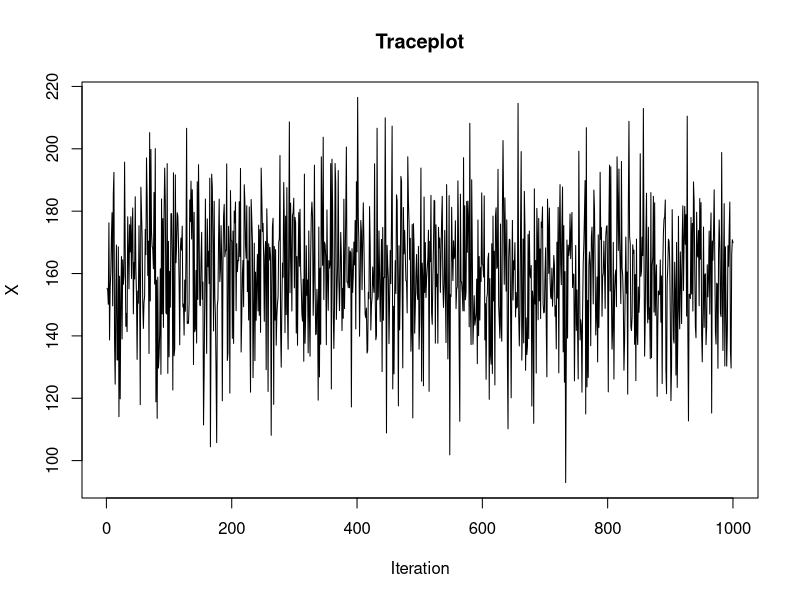
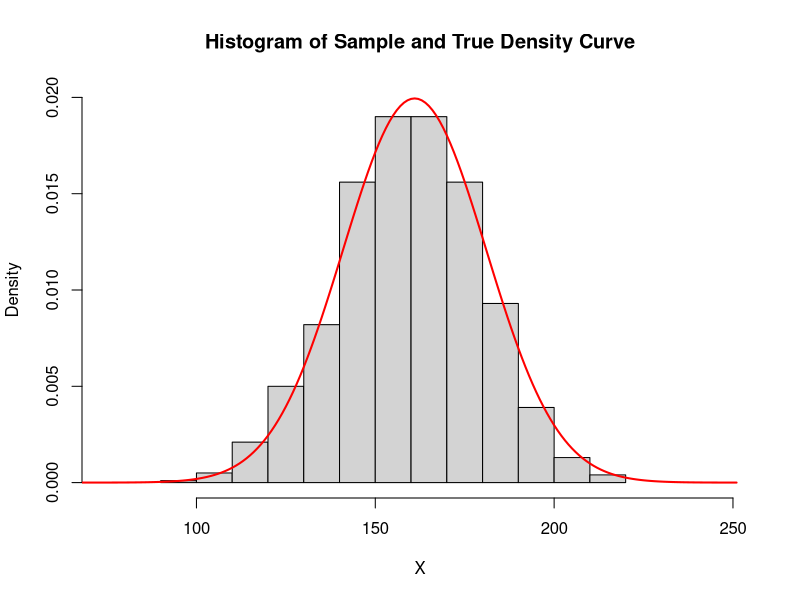

Here is the R script that generated these plots, in order:
## ---- chunk 1
knitr::opts_chunk$set(echo = TRUE)
## ---- chunk 2
set.seed(44566)
X <- rnorm(n=1000, mean = 160, sd = 20)
## ---- chunk 3
### Calculations:
mean_t <- 160
sd_t <- 20
var_t <- sd_t^2
med_t <- 160
q0025_t <- qnorm(0.025, 160,20) #120.8007
q50_t <- qnorm(0.5, 160, 20)  #160
q975_t <- qnorm(0.975,160,20)  #199.1993
True <- c(mean_t, sd_t, var_t, med_t, round(q0025_t,2), 
                round(q50_t,2), round(q975_t,2))

values<- as.data.frame(row.names = c("mean", "sd", "variance", "median", "2.5% Quantile", 
                "50% Quantile", "97.5% Quantile"),
                x = True)

## True Values:
values
## ---- chunk 4
df <- as.data.frame(X)
df$m <- seq(1,1000,1)

plot(df$m, df$X, type = "l", main="Traceplot", xlab = "Iteration", ylab = "X")
## ---- chunk 5
hist(X, xlim = c(75,250), freq = F, ylim = c(0,0.02), main = "Histogram of Sample and True Density Curve")
lines(dnorm(0:250,mean=160,sd=20), col="red", lwd=2)

## ---- chunk 6
### Calculations:
mean_hat <- mean(X)
sd_hat <- sd(X)
var_hat <- var(X)
med_hat <- median(X)
q0025_hat <- quantile(X, probs = 0.025)[[1]]
q50_hat <- quantile(X, probs = 0.5)[[1]]
q975_hat <- quantile(X, probs = 0.975)[[1]]

sample_values <- c(round(mean_hat,2), round(sd_hat,2), round(var_hat,2), 
                   round(med_hat,2), round(q0025_hat,2), 
                   round(q50_hat,2), round(q975_hat,2))

values$Sample <- sample_values

## 
values
## ---- chunk 7
## Comparision:
values$Difference <- values$True- values$Sample
values
## ---- chunk 8
## P[X>175] = 1-P[X <= 175]:
## Probability of the Sample: 
p1 <- length(which(X>175))/1000
p1

## Theoretical Probability:
1- pnorm(175, mean = 160, sd = 20)

## P[150 < X < 180] = P[151 <= X <= 179]
## Probability of the Sample: 
p2 <- length(which(X>150&X<180))/1000
p2

## Theoretical Probability:
pnorm(179, 160, 20) - pnorm(151, 160, 20)

